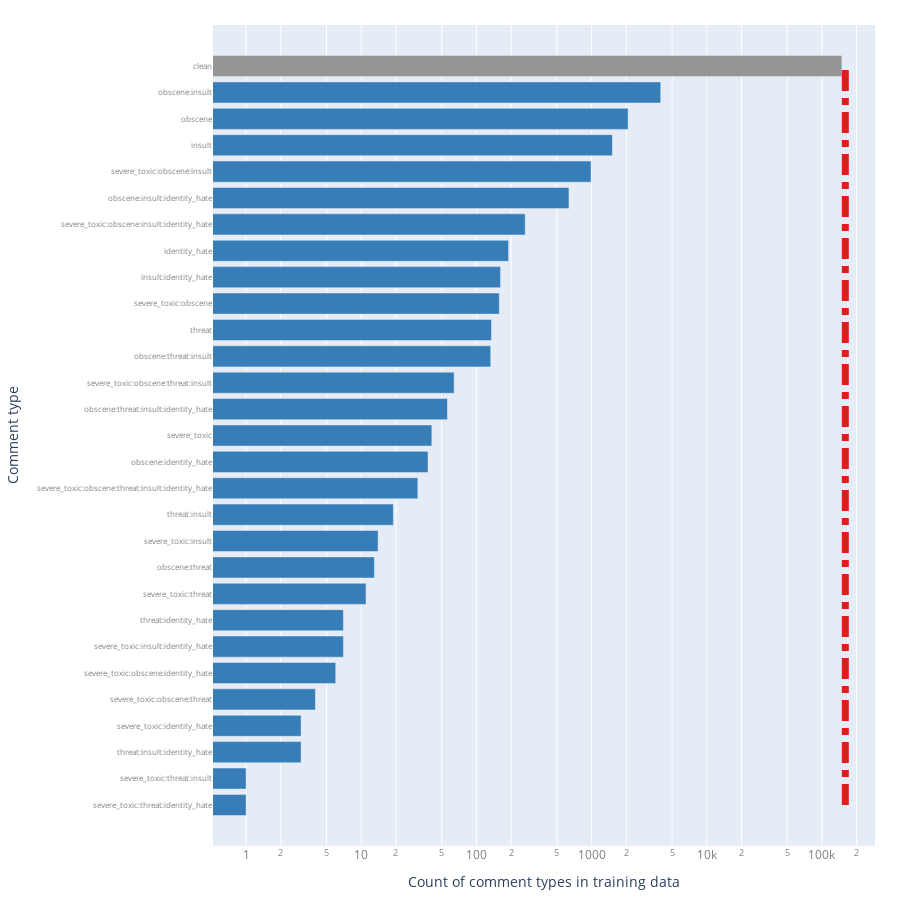

The cell this chart's notebook holds for it:
### Code cell
contra_2_cols = ["rgb(150,150,150)", "rgb(55,126,184)"]
rgb_def = ['rgb(228,26,28)', 'rgb(77,175,74)', 'rgb(55,126,184)']

multi_cmnt_type_counts = []
for cmnt_type in multi_comment_types:
    multi_cmnt_type_counts.append(train[train["concatenated_label"] == cmnt_type].shape[0])    
multi_cmnt_type_counts = pd.Series(multi_cmnt_type_counts, index=multi_comment_types)
multi_cmnt_type_counts = multi_cmnt_type_counts.sort_values()
data = []
bar_colors = [contra_2_cols[1]] * len(multi_comment_types)
# set color for "non_toxic" category
bar_colors[list(multi_cmnt_type_counts.index).index("clean")] = contra_2_cols[0]

trace1 = go.Bar(
    x=multi_cmnt_type_counts, 
    y=list(multi_cmnt_type_counts.index), 
    orientation="h",
    marker=dict(
        color=bar_colors
    ),
    name="Comment type"
)
trace2 = go.Scatter(
    x=np.full(len(multi_cmnt_type_counts), train.shape[0]), 
    y=list(multi_cmnt_type_counts.index), 
    mode="lines",
    line = dict(
        color=(rgb_def[0]),
        width = 7,
        dash = 'dashdot',
    ),
    name="training data size"
)
data.append(trace1)
data.append(trace2)
layout=go.Layout(
    xaxis=dict(
        title="Count of comment types in training data",
        type='log',
        autorange=True,
        tickfont=dict(
            color="grey",
        )        
    ),
    yaxis=dict(
        title="Comment type",
        tickfont=dict(
            color="grey",
            size=8            
        )
    ),
    showlegend=False,
    autosize=False,    
    width=900,
    height=900,    
    margin=go.Margin(
        l=200,
        r=25,
        b=25,
        t=25,
    ),
)

fig = go.Figure(data=data, layout=layout)
iplot(fig)

### Figure 1 — Plotly figure (JSON) as saved in the notebook; plotly's stock layout.template omitted (floating-point values rounded to 4 significant figures)
{"data": [{"marker": {"color": ["rgb(55,126,184)", "rgb(55,126,184)", "rgb(55,126,184)", "rgb(55,126,184)", "rgb(55,126,184)", "rgb(55,126,184)", "rgb(55,126,184)", "rgb(55,126,184)", "rgb(55,126,184)", "rgb(55,126,184)", "rgb(55,126,184)", "rgb(55,126,184)", "rgb(55,126,184)", "rgb(55,126,184)", "rgb(55,126,184)", "rgb(55,126,184)", "rgb(55,126,184)", "rgb(55,126,184)", "rgb(55,126,184)", "rgb(55,126,184)", "rgb(55,126,184)", "rgb(55,126,184)", "rgb(55,126,184)", "rgb(55,126,184)", "rgb(55,126,184)", "rgb(55,126,184)", "rgb(55,126,184)", "rgb(55,126,184)", "rgb(150,150,150)"]}, "name": "Comment type", "orientation": "h", "type": "bar", "x": [1, 1, 3, 3, 4, 6, 7, 7, 11, 13, 14, 19, 31, 38, 41, 56, 64, 133, 135, 158, 162, 190, 265, 636, 989, 1516, 2075, 3981, 149012], "y": ["severe_toxic:threat:identity_hate", "severe_toxic:threat:insult", "threat:insult:identity_hate", "severe_toxic:identity_hate", "severe_toxic:obscene:threat", "severe_toxic:obscene:identity_hate", "severe_toxic:insult:identity_hate", "threat:identity_hate", "severe_toxic:threat", "obscene:threat", "severe_toxic:insult", "threat:insult", "severe_toxic:obscene:threat:insult:identity_hate", "obscene:identity_hate", "severe_toxic", "obscene:threat:insult:identity_hate", "severe_toxic:obscene:threat:insult", "obscene:threat:insult", "threat", "severe_toxic:obscene", "insult:identity_hate", "identity_hate", "severe_toxic:obscene:insult:identity_hate", "obscene:insult:identity_hate", "severe_toxic:obscene:insult", "insult", "obscene", "obscene:insult", "clean"]}, {"line": {"color": "rgb(228,26,28)", "dash": "dashdot", "width": 7}, "mode": "lines", "name": "training data size", "type": "scatter", "x": [159571, 159571, 159571, 159571, 159571, 159571, 159571, 159571, 159571, 159571, 159571, 159571, 159571, 159571, 159571, 159571, 159571, 159571, 159571, 159571, 159571, 159571, 159571, 159571, 159571, 159571, 159571, 159571, 159571], "y": ["severe_toxic:threat:identity_hate", "severe_toxic:threat:insult", "threat:insult:identity_hate", "severe_toxic:identity_hate", "severe_toxic:obscene:threat", "severe_toxic:obscene:identity_hate", "severe_toxic:insult:identity_hate", "threat:identity_hate", "severe_toxic:threat", "obscene:threat", "severe_toxic:insult", "threat:insult", "severe_toxic:obscene:threat:insult:identity_hate", "obscene:identity_hate", "severe_toxic", "obscene:threat:insult:identity_hate", "severe_toxic:obscene:threat:insult", "obscene:threat:insult", "threat", "severe_toxic:obscene", "insult:identity_hate", "identity_hate", "severe_toxic:obscene:insult:identity_hate", "obscene:insult:identity_hate", "severe_toxic:obscene:insult", "insult", "obscene", "obscene:insult", "clean"]}], "layout": {"autosize": false, "height": 900, "margin": {"b": 25, "l": 200, "r": 25, "t": 25}, "showlegend": false, "width": 900, "xaxis": {"autorange": true, "tickfont": {"color": "grey"}, "title": {"text": "Count of comment types in training data"}, "type": "log"}, "yaxis": {"tickfont": {"color": "grey", "size": 8}, "title": {"text": "Comment type"}}}}
